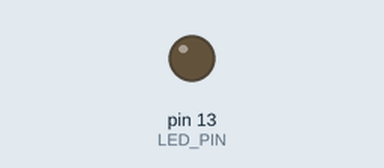
A sketch run on a simulated Arduino Uno, built with avr-gcc and run on an emulated ATmega328P. Shown: output pins drawn as LEDs (lit = HIGH).

Above: at 1.8 s.
At 6.47 s:
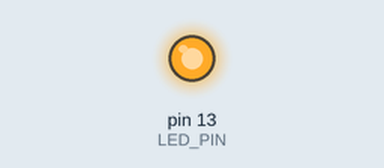
Timing chart, 0 to 6.8 s (numbered marks = the images above):
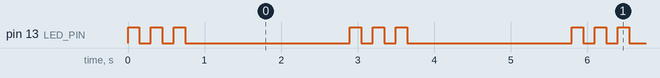

Measured:
- by itself, pin 13 (LED_PIN): repeats every 2.9 s: 2 × (LOW 0.15 s, HIGH 0.15 s), LOW 2.2 s, HIGH 0.15 s
- by itself, everything shown: repeats every 2.9 s, in 6 steps

The sketch:

blink_modified.ino
```cpp
/*
 * ---------------------------------------------------------
 *  Project : IoT Summer School 2026 - Week 1
 *  File    : blink_modified.ino
 * ---------------------------------------------------------
 *  Description:
 *    Modified blink pattern: the onboard LED blinks THREE
 *    times quickly (150ms ON / 150ms OFF), then pauses for
 *    2 full seconds before repeating the pattern.
 *
 *    Pattern per cycle:
 *      Blink - Blink - Blink - (2s pause) - repeat
 * ---------------------------------------------------------
 */

const int LED_PIN = LED_BUILTIN;
const int FAST_BLINK_DELAY_MS = 150;
const int PAUSE_DELAY_MS = 2000;
const int FAST_BLINK_COUNT = 3;

void setup() {
  pinMode(LED_PIN, OUTPUT);
}

void loop() {
  // Three fast blinks
  for (int i = 0; i < FAST_BLINK_COUNT; i++) {
    digitalWrite(LED_PIN, HIGH);
    delay(FAST_BLINK_DELAY_MS);

    digitalWrite(LED_PIN, LOW);
    delay(FAST_BLINK_DELAY_MS);
  }

  // 2-second pause before the pattern repeats
  delay(PAUSE_DELAY_MS);
}
```
